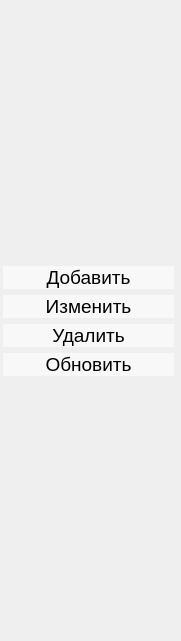
     <widget class="QWidget" name="widget_13" native="true">
      <property name="geometry">
       <rect>
        <x>819</x>
        <y>20</y>
        <width>181</width>
        <height>641</height>
       </rect>
      </property>
      <widget class="QWidget" name="layoutWidget">
       <property name="geometry">
        <rect>
         <x>3</x>
         <y>0</y>
         <width>171</width>
         <height>641</height>
        </rect>
       </property>
       <layout class="QVBoxLayout" name="verticalLayout_9">
        <item>
         <spacer name="verticalSpacer_37">
          <property name="orientation">
           <enum>Qt::Vertical</enum>
          </property>
          <property name="sizeHint" stdset="0">
           <size>
            <width>20</width>
            <height>40</height>
           </size>
          </property>
         </spacer>
        </item>
        <item>
         <widget class="QPushButton" name="btnAddDir">
          <property name="font">
           <font>
            <pointsize>14</pointsize>
           </font>
          </property>
          <property name="styleSheet">
           <string notr="true">QPushButton {
    background-color: rgb(248, 248, 248); /* Цвет фона кнопки по умолчанию */
	border: none; /* Убираем рамку у кнопки */
	border-radius: 20px;
}

QPushButton:pressed {
    background-color: rgb(232, 228, 255); /* Цвет фона кнопки при нажатии */
}</string>
          </property>
          <property name="text">
           <string>Добавить</string>
          </property>
          <property name="icon">
           <iconset resource="icon_test.qrc">
            <normaloff>:/icons/icon/dobavit_dop.png</normaloff>:/icons/icon/dobavit_dop.png</iconset>
          </property>
          <property name="iconSize">
           <size>
            <width>50</width>
            <height>50</height>
           </size>
          </property>
         </widget>
        </item>
        <item>
         <widget class="QPushButton" name="btnEdDir">
          <property name="font">
           <font>
            <pointsize>14</pointsize>
           </font>
          </property>
          <property name="styleSheet">
           <string notr="true">QPushButton {
    background-color: rgb(248, 248, 248); /* Цвет фона кнопки по умолчанию */
	border: none; /* Убираем рамку у кнопки */
	border-radius: 20px;
}

QPushButton:pressed {
    background-color: rgb(232, 228, 255); /* Цвет фона кнопки при нажатии */
}</string>
          </property>
          <property name="text">
           <string>Изменить</string>
          </property>
          <property name="icon">
           <iconset resource="icon_test.qrc">
            <normaloff>:/icons/icon/izmenit_dop.png</normaloff>:/icons/icon/izmenit_dop.png</iconset>
          </property>
          <property name="iconSize">
           <size>
            <width>50</width>
            <height>50</height>
           </size>
          </property>
         </widget>
        </item>
        <item>
         <widget class="QPushButton" name="btnDelDir">
          <property name="font">
           <font>
            <pointsize>14</pointsize>
           </font>
          </property>
          <property name="styleSheet">
           <string notr="true">QPushButton {
    background-color: rgb(248, 248, 248); /* Цвет фона кнопки по умолчанию */
	border: none; /* Убираем рамку у кнопки */
	border-radius: 20px;
}

QPushButton:pressed {
    background-color: rgb(232, 228, 255); /* Цвет фона кнопки при нажатии */
}</string>
          </property>
          <property name="text">
           <string>Удалить</string>
          </property>
          <property name="icon">
           <iconset resource="icon_test.qrc">
            <normaloff>:/icons/icon/korzina.png</normaloff>:/icons/icon/korzina.png</iconset>
          </property>
          <property name="iconSize">
           <size>
            <width>50</width>
            <height>50</height>
           </size>
          </property>
         </widget>
        </item>
        <item>
         <widget class="QPushButton" name="btnUpdateDir">
          <property name="font">
           <font>
            <pointsize>14</pointsize>
           </font>
          </property>
          <property name="styleSheet">
           <string notr="true">QPushButton {
    background-color: rgb(248, 248, 248); /* Цвет фона кнопки по умолчанию */
	border: none; /* Убираем рамку у кнопки */
	border-radius: 20px;
}

QPushButton:pressed {
    background-color: rgb(232, 228, 255); /* Цвет фона кнопки при нажатии */
}</string>
          </property>
          <property name="text">
           <string>Обновить</string>
          </property>
          <property name="icon">
           <iconset resource="icon_test.qrc">
            <normaloff>:/icons/icon/Sbros.png</normaloff>:/icons/icon/Sbros.png</iconset>
          </property>
          <property name="iconSize">
           <size>
            <width>50</width>
            <height>50</height>
           </size>
          </property>
         </widget>
        </item>
        <item>
         <spacer name="verticalSpacer_36">
          <property name="orientation">
           <enum>Qt::Vertical</enum>
          </property>
          <property name="sizeHint" stdset="0">
           <size>
            <width>20</width>
            <height>40</height>
           </size>
          </property>
         </spacer>
        </item>
       </layout>
      </widget>
     </widget>
